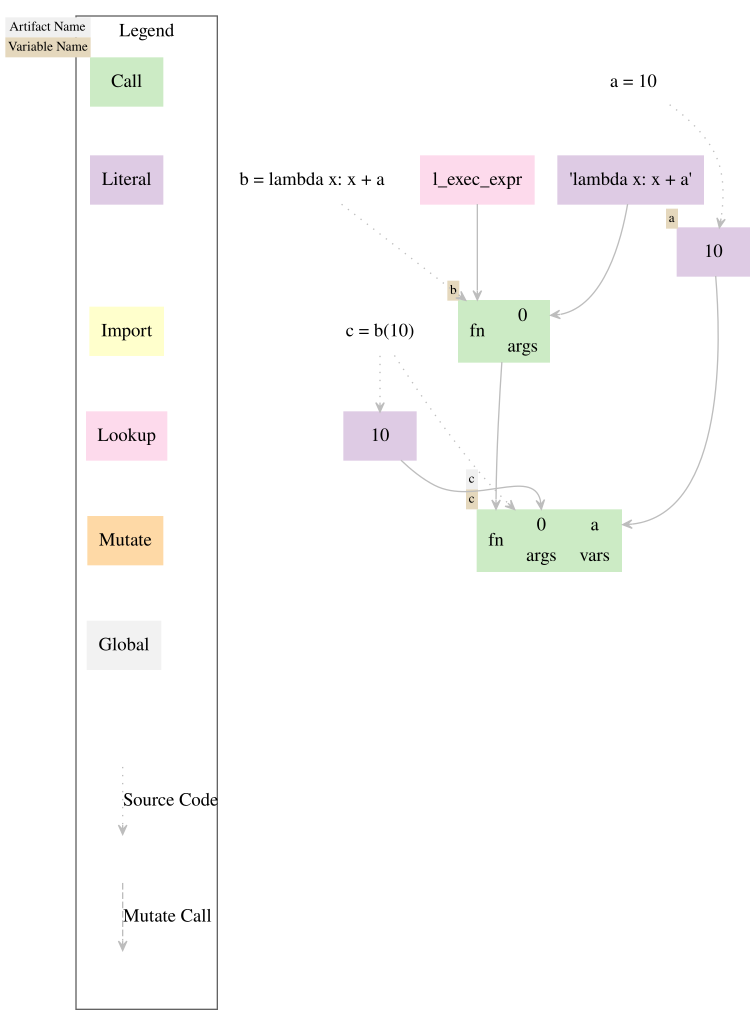

Reproduce this figure in Python.
import datetime
from pathlib import *
from lineapy.data.types import *
from lineapy.utils import get_new_id

source_1 = SourceCode(
    code="""import lineapy
a = 10
b = lambda x: x + a
c = b(10)

lineapy.linea_publish(c, \'c\')
""",
    location=PosixPath("[source file path]"),
)
call_1 = CallNode(
    source_location=SourceLocation(
        lineno=3,
        col_offset=4,
        end_lineno=3,
        end_col_offset=19,
        source_code=source_1.id,
    ),
    function_id=LookupNode(
        name="l_exec_expr",
    ).id,
    positional_args=[
        LiteralNode(
            value="lambda x: x + a",
        ).id
    ],
)
global_1 = GlobalNode(
    name="foo",
    call_id=call_1.id,
)
global_2 = GlobalNode(
    name="my_function",
    call_id=call_1.id,
)
global_3 = GlobalNode(
    name="b",
    call_id=call_1.id,
)
global_4 = GlobalNode(
    name="pd",
    call_id=call_1.id,
)
global_5 = GlobalNode(
    name="ls",
    call_id=call_1.id,
)
global_6 = GlobalNode(
    name="cubed",
    call_id=call_1.id,
)
global_7 = GlobalNode(
    name="list_1",
    call_id=call_1.id,
)
global_8 = GlobalNode(
    name="numpy",
    call_id=call_1.id,
)
global_9 = GlobalNode(
    name="new_img",
    call_id=call_1.id,
)
global_10 = GlobalNode(
    name="new",
    call_id=call_1.id,
)
global_11 = GlobalNode(
    name="root",
    call_id=call_1.id,
)
global_12 = GlobalNode(
    name="power",
    call_id=call_1.id,
)
global_13 = GlobalNode(
    name="fn",
    call_id=call_1.id,
)
global_14 = GlobalNode(
    name="new_clf",
    call_id=call_1.id,
)
global_15 = GlobalNode(
    name="X",
    call_id=call_1.id,
)
global_16 = GlobalNode(
    name="DummyClassifier",
    call_id=call_1.id,
)
global_17 = GlobalNode(
    name="sklearn.dummy",
    call_id=call_1.id,
)
global_18 = GlobalNode(
    name="np",
    call_id=call_1.id,
)
global_19 = GlobalNode(
    name="r11",
    call_id=call_1.id,
)
global_20 = GlobalNode(
    name="before",
    call_id=call_1.id,
)
global_21 = GlobalNode(
    name="types",
    call_id=call_1.id,
)
global_22 = GlobalNode(
    name="obj",
    call_id=call_1.id,
)
global_23 = GlobalNode(
    name="Decimal",
    call_id=call_1.id,
)
global_24 = GlobalNode(
    name="decimal",
    call_id=call_1.id,
)
global_25 = GlobalNode(
    name="y",
    call_id=call_1.id,
)
global_26 = GlobalNode(
    name="clf",
    call_id=call_1.id,
)
global_27 = GlobalNode(
    name="is_new",
    call_id=call_1.id,
)
global_28 = GlobalNode(
    name="assets",
    call_id=call_1.id,
)
global_29 = GlobalNode(
    name="RandomForestClassifier",
    call_id=call_1.id,
)
global_30 = GlobalNode(
    name="sklearn.ensemble",
    call_id=call_1.id,
)
global_31 = GlobalNode(
    name="sns",
    call_id=call_1.id,
)
global_32 = GlobalNode(
    name="alt",
    call_id=call_1.id,
)
global_33 = GlobalNode(
    name="e",
    call_id=call_1.id,
)
global_34 = GlobalNode(
    name="d",
    call_id=call_1.id,
)
global_35 = GlobalNode(
    name="new_df",
    call_id=call_1.id,
)
global_36 = GlobalNode(
    name="r10",
    call_id=call_1.id,
)
global_37 = GlobalNode(
    name="r9",
    call_id=call_1.id,
)
global_38 = GlobalNode(
    name="r8",
    call_id=call_1.id,
)
global_39 = GlobalNode(
    name="r7",
    call_id=call_1.id,
)
global_40 = GlobalNode(
    name="r6",
    call_id=call_1.id,
)
global_41 = GlobalNode(
    name="z",
    call_id=call_1.id,
)
global_42 = GlobalNode(
    name="r4",
    call_id=call_1.id,
)
global_43 = GlobalNode(
    name="r3",
    call_id=call_1.id,
)
global_44 = GlobalNode(
    name="r2",
    call_id=call_1.id,
)
global_45 = GlobalNode(
    name="r1",
    call_id=call_1.id,
)
global_46 = GlobalNode(
    name="img",
    call_id=call_1.id,
)
global_47 = GlobalNode(
    name="open",
    call_id=call_1.id,
)
global_48 = GlobalNode(
    name="PIL.Image",
    call_id=call_1.id,
)
global_49 = GlobalNode(
    name="altair",
    call_id=call_1.id,
)
global_50 = GlobalNode(
    name="v",
    call_id=call_1.id,
)
global_51 = GlobalNode(
    name="df",
    call_id=call_1.id,
)
global_52 = GlobalNode(
    name="r5",
    call_id=call_1.id,
)
global_53 = GlobalNode(
    name="DataFrame",
    call_id=call_1.id,
)
global_54 = GlobalNode(
    name="pandas",
    call_id=call_1.id,
)
global_55 = GlobalNode(
    name="bs",
    call_id=call_1.id,
)
global_56 = GlobalNode(
    name="plt",
    call_id=call_1.id,
)
global_57 = GlobalNode(
    name="c",
    call_id=call_1.id,
)
global_58 = GlobalNode(
    name="math",
    call_id=call_1.id,
)
global_59 = GlobalNode(
    name="x",
    call_id=call_1.id,
)
call_2 = CallNode(
    source_location=SourceLocation(
        lineno=4,
        col_offset=4,
        end_lineno=4,
        end_col_offset=9,
        source_code=source_1.id,
    ),
    function_id=call_1.id,
    positional_args=[
        LiteralNode(
            source_location=SourceLocation(
                lineno=4,
                col_offset=6,
                end_lineno=4,
                end_col_offset=8,
                source_code=source_1.id,
            ),
            value=10,
        ).id
    ],
    global_reads={
        "a": LiteralNode(
            source_location=SourceLocation(
                lineno=2,
                col_offset=4,
                end_lineno=2,
                end_col_offset=6,
                source_code=source_1.id,
            ),
            value=10,
        ).id
    },
)
